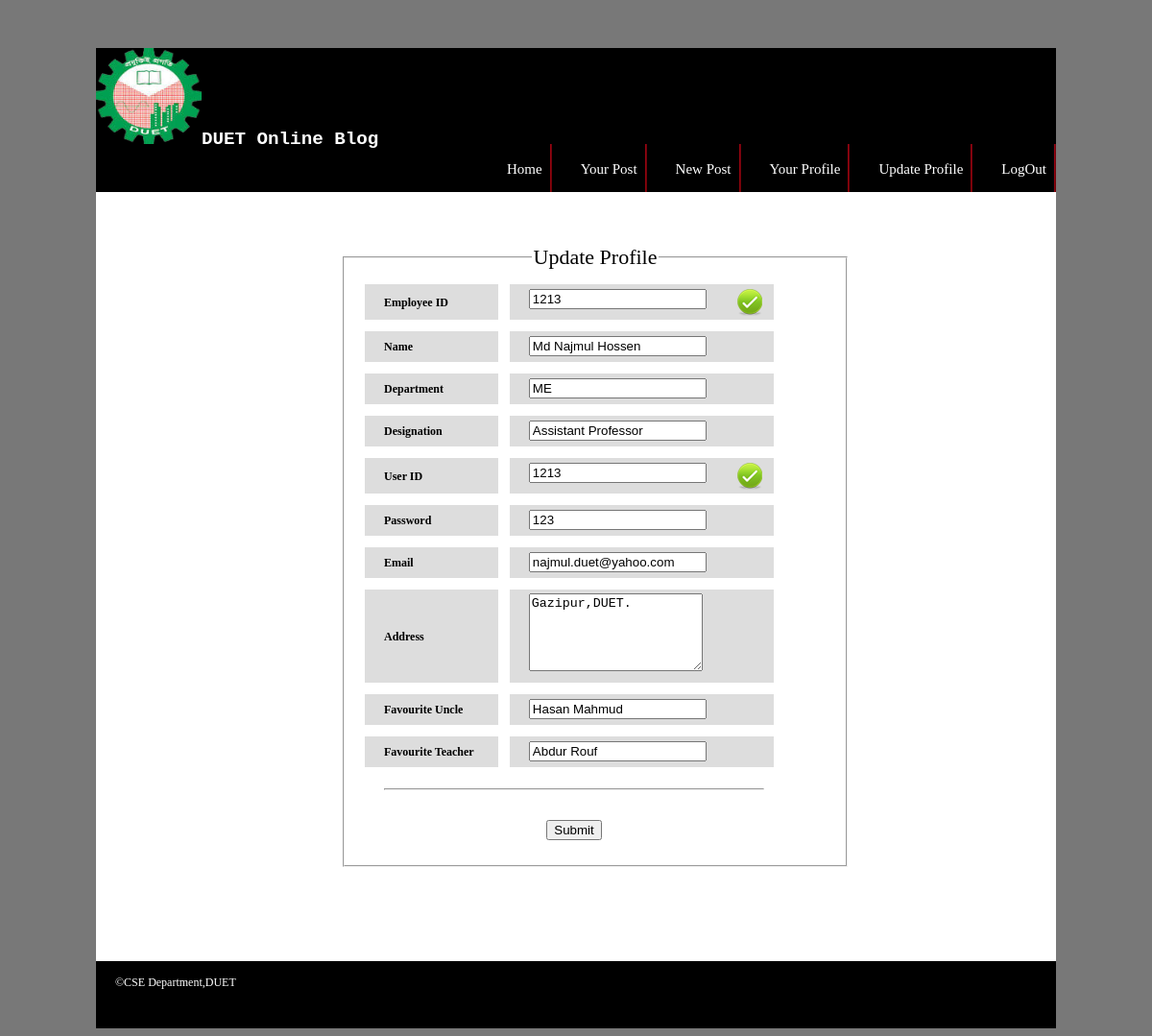
/admin/updateProfile.php?id=1213 (signed in), run on the app's committed database.
### tables this page shows
CREATE TABLE IF NOT EXISTS `emp_details` (
  `id` int(10) NOT NULL,
  `e_name` varchar(20) NOT NULL,
  `dept` varchar(20) NOT NULL,
  `desig` varchar(20) NOT NULL,
  `user_id` varchar(20) NOT NULL,
  `user_pass` varchar(20) NOT NULL,
  `photo` varchar(50) NOT NULL,
  `email` varchar(60) NOT NULL,
  `address` varchar(200) NOT NULL,
  `u_name` varchar(30) NOT NULL,
  `t_name` varchar(30) NOT NULL,
  `online` int(2) NOT NULL,
  KEY `id` (`id`)
);

### admin/includeOthers/dataRetriveEMP.php (called while the page is built, shortened)
<?php
		$id=$_REQUEST['id'];
	   $result ="SELECT * FROM emp_details WHERE id='".$id."'";
		$tt=mysql_query($result);
		while($row = mysql_fetch_array($tt))
        {
		  $id=$row[0];
		  $name=$row[1];
		  $dept=$row[2];
		  $desig=$row[3];
		  $pass=$row[5];
		  $email=$row[7];
		  $address=$row[8];
		  $address=trim($address);
		   $ans1=$row[9];
		    $ans2=$row[10];
        }
	?>

### admin/include/updateEmployee.php (the view, shortened to what this page needs)
<?php include ('includeOthers/dataRetriveEMP.php');?>
<?php include ('includeOthers/dataUpdateEMP.php');?>
  <div class="post">
  <?php echo "<br><center><h3> $msg </center></h3>";?>
<fieldset>
  <legend align="center" style="font-size:22px; color:#000000">Update Profile</h3></b></legend>
	<form id="login" name="login" method="post"  >
		<table border="0" cellpadding="5" class='t1' cellspacing="12" align="center">
			<tr>
				<th>Employee ID</th>
				<th><input type="text" class="textbox" autofocus name="id" id="e_id"  readonly  required="required" value="<?php echo $id;?>"/><img src="images/right.png" align="right"></th>
			</tr>
			<tr>
				<th>Name</th>
				<th><input type="text" class="textbox" name="name" id="e_name"  value="<?php echo $name ?>"/></th>
			</tr>
            <tr>
				<th>Department</th>
				<th><input type="text" class="textbox" name="dept" id="e_name"  value="<?php echo $dept ?>"/></th>
			</tr>
             <tr>
			<th>Designation</th>
			<th><input type="text" class="textbox" name="desig" id="e_name"  value="<?php echo $desig ?>"/></th>
			</tr>
            <tr>
				<th>User ID</th>
				<th><input type="text" class="textbox" autofocus name="u_id" id="e_id"  readonly required="required" value="<?php echo $id ?>"/><img src="images/right.png" align="right"></th>
			</tr>
			<tr>
				<th>Password</th>
				<th><input type="text" class="textbox" autofocus name="pass" id="e_id" value="<?php echo $pass ?>"/></th>
			</tr>
				<th>Email</th>
				<th><input type="email" class="textbox" required="required" name="email" id="pass" value="<?php echo $email ?>"/></th>
			  <tr>
				<th>Address</th>
				<th><textarea name="address" cols="20" rows="5" style="text-align:left;"><?php echo $address;?></textarea></th>
			</tr>
			<tr>
				<th>Favourite Uncle</th>
				<th><input type="text" class="textbox" name="u_name" id="e_name"  value="<?php echo $ans1 ?>"/></th>
			</tr>
			<tr>
				<th>Favourite Teacher</th>
				<th><input type="text" class="textbox" name="t_name" id="e_name"  value="<?php echo $ans2 ?>"/></th>
			</tr>
			<tr>
				<td colspan="2">
					<hr />
					<br />
					<center>
					<input type="submit" class="btnLogin" name="btnUpdate" value="Submit" />
				</td>
			</tr>
		</table>
	</form>
	</fieldset>
<br /><br />
 </div>

### admin/default.css (style rules this page uses)
body { margin-top: 50px; padding: 0; background: #787878; text-align: justify; font-family: Georgia, "Times New Roman", Times, serif; font-size: 12px; color: #616161; }
.post { padding-bottom: 15px; line-height: 200%; }

### admin/stylecss2.css (style rules this page uses)
table.t1 { width:450px;text-align:left; float:left; color:black; }
table.t1 td { padding: 4px 10px 4px 20px; FONT-SIZE: 12px; font-family: Georgia, "Times New Roman", Times, serif; color:black;text-align:left; }
table.t1 th { padding: 4px 10px 4px 20px; font-size: 12px;text-align:left; font-family: Georgia, "Times New Roman", Times, serif;background-color: #ddd; color:black; }

### data on the page
emp_details: id "1213", name "Md Najmul Hossen", dept "ME", desig "Assistant Professor", u_id "1213", pass "123", email "najmul.duet@yahoo.com", address "Gazipur,DUET.", u_name "Hasan Mahmud", t_name "Abdur Rouf"
